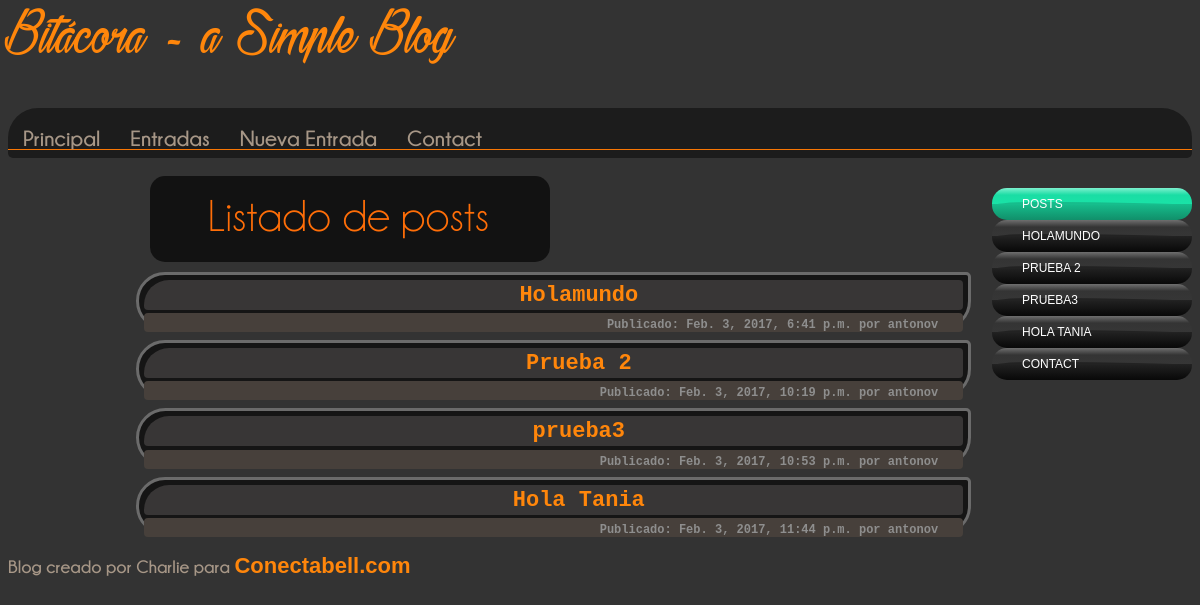
The page /bitacora/ (signed in) on the database as committed earlier.
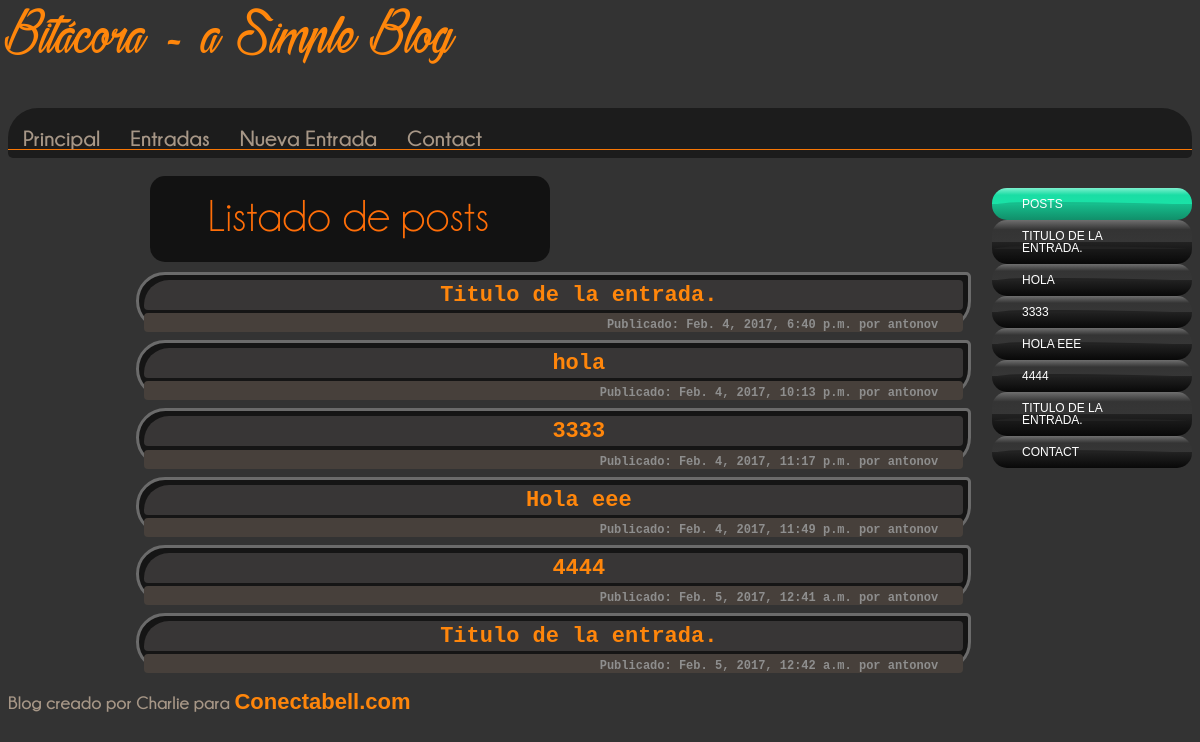
The same page on the database as committed later.
### blog/models.py (models this page shows, shortened)
class Post(models.Model):
    author = models.ForeignKey('auth.User')
    title = models.CharField(max_length=200)
    text = models.TextField()
    created_date = models.DateTimeField(default=timezone.now)
    published_date = models.DateTimeField(blank=True, null=True, default=timezone.now)
    crypt = models.BooleanField(default=False)
    key = models.CharField(max_length=200, null=True, blank=True)
    rekey = models.CharField(max_length=200, null=True, blank=True)

### blog/views.py (the view)
@login_required(login_url='django.contrib.auth.views.login')
def post_list(request):
    posts = Post.objects.filter(published_date__lte=
        timezone.now()).order_by('published_date')
    return render(request, 'blog/post_list.html', {'posts': posts})

### blog/templates/blog/post_list.html
{% extends 'blog/base.html' %}
{% block content %}
<div class="subtitulo">
<p>Listado de posts</p>
</div>
    {% for post in posts %}
        <div class="boxpost">
            <h2><a href="{% url 'blog.views.post_detail' pk=post.pk %}">{{ post.title }}</a></h2>
            <h4>Publicado: {{ post.published_date }} por {{post.author}}<br></h4>
        </div>
    {% endfor %}
{% endblock content %}

### blog/templates/blog/base.html (shortened to what this page needs)
{% load staticfiles %}
{% load static %}
<head>
<link rel="stylesheet" href="{% static 'css/blog.css' %}">
</head>
<body class="body">
<div class="titulazo">
    <h1>Bitácora - a Simple Blog</h1>
</div>
<div id='cssmenu'>
<ul>
   <li><a href="{% url 'blog.views.post_list' %}"><span>Principal</span></a></li>
   <li><a href="{% url 'blog.views.post_list' %}"><span>Entradas</span></a></li>
   <li><a href="{% url 'blog.views.post_new' %}"><span>Nueva Entrada</span></a></li>
   <li class='last'><a href='#'><span>Contact</span></a></li>
</ul>
</div>
<div id='cssmenu2'>
<ul>
	<li class='active'><a href='#'><span>Posts</span></a></li>
    {% for post in posts %}
        <li><a href="{% url 'blog.views.post_detail' pk=post.pk %}"><span>{{ post.title }}</span></a></li>
    {% endfor %}
   <li class='last'><a href='#'><span>Contact</span></a></li>
</ul>
</div>
<br>
<div>
{% block content %}
{% endblock content %}
</div>
<div>
<h3>Blog creado por Charlie para <a href="https://conectabell.com"> Conectabell.com</a></h3>
</div>
</body>

Rows that differ between the two databases and show on the page:
removed Post: title "HOLAMUNDO", title "Holamundo", published_date "Feb. 3, 2017, 6:41 p.m.", author "antonov"
removed Post: title "PRUEBA 2", title "Prueba 2", published_date "Feb. 3, 2017, 10:19 p.m.", author "antonov"
removed Post: title "PRUEBA3", title "prueba3", published_date "Feb. 3, 2017, 10:53 p.m.", author "antonov"
added Post: title "TITULO DE LA ENTRADA.", title "Titulo de la entrada.", published_date "Feb. 4, 2017, 6:40 p.m.", author "antonov"
added Post: title "HOLA", title "hola", published_date "Feb. 4, 2017, 10:13 p.m.", author "antonov"
added Post: title "3333", published_date "Feb. 4, 2017, 11:17 p.m.", author "antonov"
changed Post: title "HOLA TANIA" → "HOLA EEE"; title "Hola Tania" → "Hola eee"; published_date "Feb. 3, 2017, 11:44 p.m." → "Feb. 4, 2017, 11:49 p.m."
added Post: title "4444", published_date "Feb. 5, 2017, 12:41 a.m.", author "antonov"
added Post: title "TITULO DE LA ENTRADA.", title "Titulo de la entrada.", published_date "Feb. 5, 2017, 12:42 a.m.", author "antonov"
